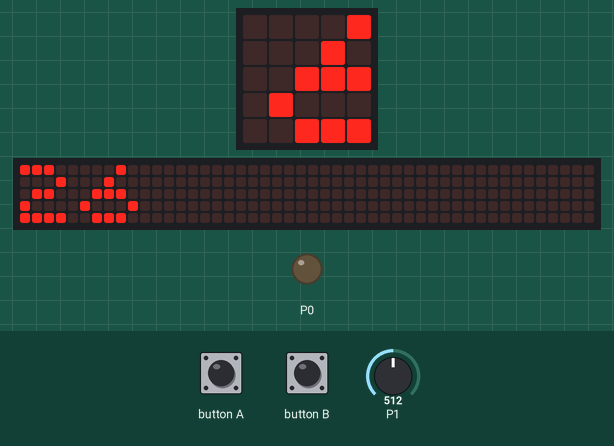
Recording of a program running on a simulated BBC micro:bit running MicroPython. Parts: the board's 5×5 LED display, a strip that is not on the board, showing the scrolling text unrolled, output pins drawn as LEDs (lit = HIGH). The test bench sets the inputs (shaded band); at power-on: P1 = 512 (analog values on the 0–1023 scale). The 48×5 strip is a reading aid, not a part: it shows the text the display is scrolling, unrolled, one strip-width of it at a time.

Above: at 1.27 s.
1.3 s: button A pressed for 0.15 s
2.0 s: P1 set to 541
At 2.32 s:
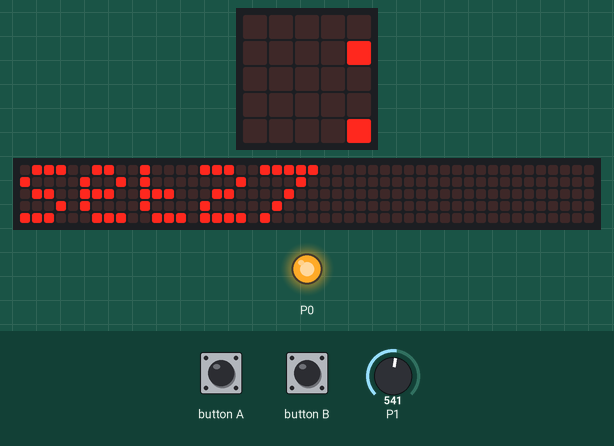
4.2 s: button B pressed for 0.15 s
4.9 s: P1 set to 306
At 6.82 s:
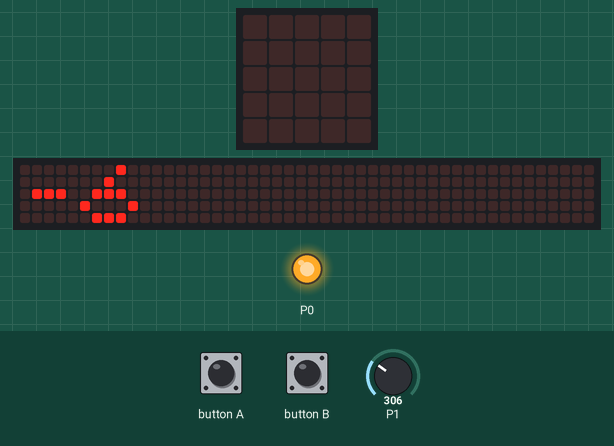
8.7 s: button A pressed for 1 s
At 9.07 s:
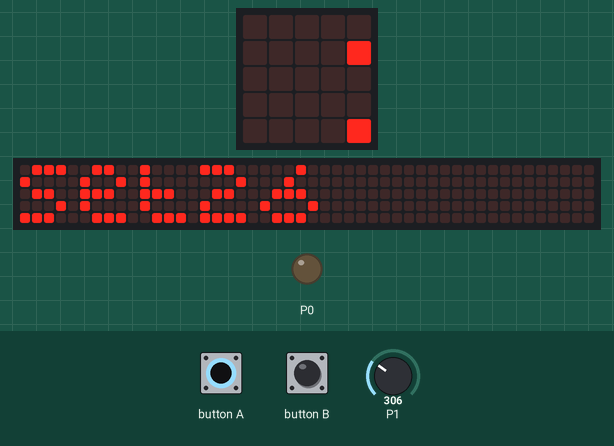
10.3 s: P1 set to 122
At 13.57 s:
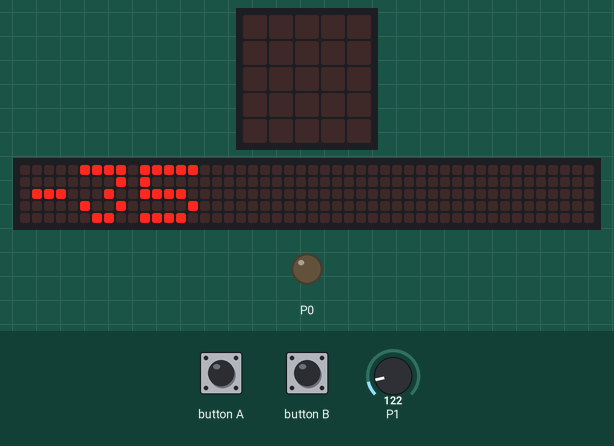
Timing chart, 0 to 15.1 s (numbered marks = the images above; inputs shaded):
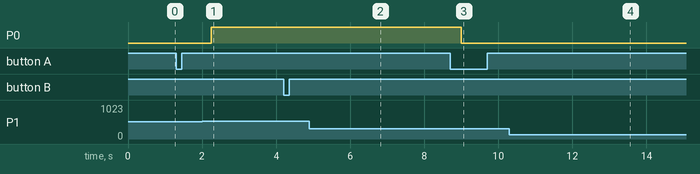

The program:

p6_automatic_fan_c.py
```python
from microbit import *

def read_temp_c():
    reading = pin1.read_analog()
    temp_c = round(reading * 0.157 - 54)
    return temp_c

set_temp = read_temp_c() + 2

while True:
    if button_a.was_pressed():
        set_temp -= 1
        display.scroll('Set' + str(set_temp))
    elif button_b.was_pressed():
        set_temp += 1
        display.scroll('Set' + str(set_temp))
    display.scroll(str(read_temp_c()))
    if read_temp_c() > set_temp:
        pin0.write_digital(1)
    else:
        pin0.write_digital(0)
```

Measured:
- the behaviour switches between 525 and 526 on P1 (found by bisection; images 0 and 1)
- after the input at 2.0 s, P0: LOW → HIGH after 0.25 s
